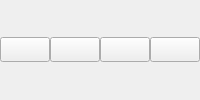
         <widget class="QWidget" name="groupInbox" native="true">
          <property name="sizePolicy">
           <sizepolicy hsizetype="Expanding" vsizetype="Preferred">
            <horstretch>0</horstretch>
            <verstretch>0</verstretch>
           </sizepolicy>
          </property>
          <property name="maximumSize">
           <size>
            <width>16777215</width>
            <height>16777215</height>
           </size>
          </property>
          <layout class="QHBoxLayout" name="horizontalLayout_5">
           <property name="spacing">
            <number>0</number>
           </property>
           <property name="leftMargin">
            <number>0</number>
           </property>
           <property name="topMargin">
            <number>0</number>
           </property>
           <property name="rightMargin">
            <number>0</number>
           </property>
           <property name="bottomMargin">
            <number>0</number>
           </property>
           <item>
            <widget class="QPushButton" name="previousAccount">
             <property name="sizePolicy">
              <sizepolicy hsizetype="Expanding" vsizetype="Maximum">
               <horstretch>0</horstretch>
               <verstretch>0</verstretch>
              </sizepolicy>
             </property>
             <property name="minimumSize">
              <size>
               <width>0</width>
               <height>25</height>
              </size>
             </property>
             <property name="maximumSize">
              <size>
               <width>16777215</width>
               <height>25</height>
              </size>
             </property>
             <property name="toolTip">
              <string/>
             </property>
             <property name="text">
              <string/>
             </property>
             <property name="icon">
              <iconset resource="../icons.qrc">
               <normaloff>:/icon/res/arrow-left.png</normaloff>:/icon/res/arrow-left.png</iconset>
             </property>
             <property name="iconSize">
              <size>
               <width>20</width>
               <height>20</height>
              </size>
             </property>
             <property name="shortcut">
              <string>Ctrl+Left</string>
             </property>
            </widget>
           </item>
           <item>
            <widget class="QPushButton" name="addAccount">
             <property name="sizePolicy">
              <sizepolicy hsizetype="Expanding" vsizetype="Maximum">
               <horstretch>0</horstretch>
               <verstretch>0</verstretch>
              </sizepolicy>
             </property>
             <property name="minimumSize">
              <size>
               <width>0</width>
               <height>25</height>
              </size>
             </property>
             <property name="maximumSize">
              <size>
               <width>16777215</width>
               <height>25</height>
              </size>
             </property>
             <property name="toolTip">
              <string/>
             </property>
             <property name="text">
              <string/>
             </property>
             <property name="icon">
              <iconset resource="../icons.qrc">
               <normaloff>:/icon/res/user-4-add.png</normaloff>:/icon/res/user-4-add.png</iconset>
             </property>
             <property name="iconSize">
              <size>
               <width>20</width>
               <height>20</height>
              </size>
             </property>
             <property name="shortcut">
              <string>Ctrl+Shift+A</string>
             </property>
            </widget>
           </item>
           <item>
            <widget class="QPushButton" name="delAccount">
             <property name="sizePolicy">
              <sizepolicy hsizetype="Expanding" vsizetype="Maximum">
               <horstretch>0</horstretch>
               <verstretch>0</verstretch>
              </sizepolicy>
             </property>
             <property name="minimumSize">
              <size>
               <width>0</width>
               <height>25</height>
              </size>
             </property>
             <property name="maximumSize">
              <size>
               <width>16777215</width>
               <height>25</height>
              </size>
             </property>
             <property name="toolTip">
              <string/>
             </property>
             <property name="text">
              <string/>
             </property>
             <property name="icon">
              <iconset resource="../icons.qrc">
               <normaloff>:/icon/res/user-4-remove.png</normaloff>:/icon/res/user-4-remove.png</iconset>
             </property>
             <property name="iconSize">
              <size>
               <width>20</width>
               <height>20</height>
              </size>
             </property>
             <property name="shortcut">
              <string>Ctrl+Shift+S</string>
             </property>
            </widget>
           </item>
           <item>
            <widget class="QPushButton" name="nextAccount">
             <property name="sizePolicy">
              <sizepolicy hsizetype="Expanding" vsizetype="Maximum">
               <horstretch>0</horstretch>
               <verstretch>0</verstretch>
              </sizepolicy>
             </property>
             <property name="minimumSize">
              <size>
               <width>0</width>
               <height>25</height>
              </size>
             </property>
             <property name="maximumSize">
              <size>
               <width>16777215</width>
               <height>25</height>
              </size>
             </property>
             <property name="toolTip">
              <string/>
             </property>
             <property name="text">
              <string/>
             </property>
             <property name="icon">
              <iconset resource="../icons.qrc">
               <normaloff>:/icon/res/arrow-right.png</normaloff>:/icon/res/arrow-right.png</iconset>
             </property>
             <property name="iconSize">
              <size>
               <width>20</width>
               <height>20</height>
              </size>
             </property>
             <property name="shortcut">
              <string>Ctrl+Right</string>
             </property>
            </widget>
           </item>
          </layout>
         </widget>
